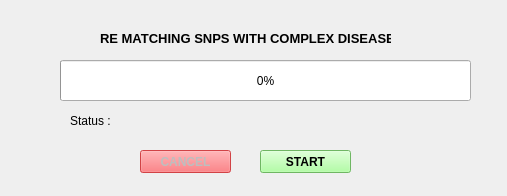
<?xml version="1.0" encoding="UTF-8"?>
<ui version="4.0">
 <class>Form</class>
 <widget class="QWidget" name="Form">
  <property name="geometry">
   <rect>
    <x>0</x>
    <y>0</y>
    <width>507</width>
    <height>196</height>
   </rect>
  </property>
  <property name="windowTitle">
   <string>MatchingSNPsWithDiseases</string>
  </property>
  <widget class="QLabel" name="status_space">
   <property name="geometry">
    <rect>
     <x>120</x>
     <y>109</y>
     <width>301</width>
     <height>21</height>
    </rect>
   </property>
   <property name="text">
    <string/>
   </property>
  </widget>
  <widget class="QPushButton" name="start_btn">
   <property name="geometry">
    <rect>
     <x>260</x>
     <y>150</y>
     <width>91</width>
     <height>23</height>
    </rect>
   </property>
   <property name="font">
    <font>
     <weight>75</weight>
     <bold>true</bold>
    </font>
   </property>
   <property name="styleSheet">
    <string notr="true">background-color: rgb(155, 255, 139);</string>
   </property>
   <property name="text">
    <string>START</string>
   </property>
  </widget>
  <widget class="QLabel" name="label_3">
   <property name="geometry">
    <rect>
     <x>70</x>
     <y>110</y>
     <width>47</width>
     <height>21</height>
    </rect>
   </property>
   <property name="text">
    <string>Status :</string>
   </property>
  </widget>
  <widget class="QProgressBar" name="progressBar">
   <property name="geometry">
    <rect>
     <x>60</x>
     <y>60</y>
     <width>411</width>
     <height>41</height>
    </rect>
   </property>
   <property name="value">
    <number>0</number>
   </property>
  </widget>
  <widget class="QPushButton" name="cancel_btn">
   <property name="enabled">
    <bool>false</bool>
   </property>
   <property name="geometry">
    <rect>
     <x>140</x>
     <y>150</y>
     <width>91</width>
     <height>23</height>
    </rect>
   </property>
   <property name="font">
    <font>
     <weight>75</weight>
     <bold>true</bold>
    </font>
   </property>
   <property name="styleSheet">
    <string notr="true">background-color: rgb(255, 82, 85);</string>
   </property>
   <property name="text">
    <string>CANCEL</string>
   </property>
  </widget>
  <widget class="QLabel" name="label">
   <property name="geometry">
    <rect>
     <x>100</x>
     <y>30</y>
     <width>291</width>
     <height>16</height>
    </rect>
   </property>
   <property name="font">
    <font>
     <pointsize>10</pointsize>
     <weight>75</weight>
     <bold>true</bold>
    </font>
   </property>
   <property name="text">
    <string>RE MATCHING SNPS WITH COMPLEX DISEASES</string>
   </property>
  </widget>
 </widget>
 <resources/>
 <connections/>
</ui>
